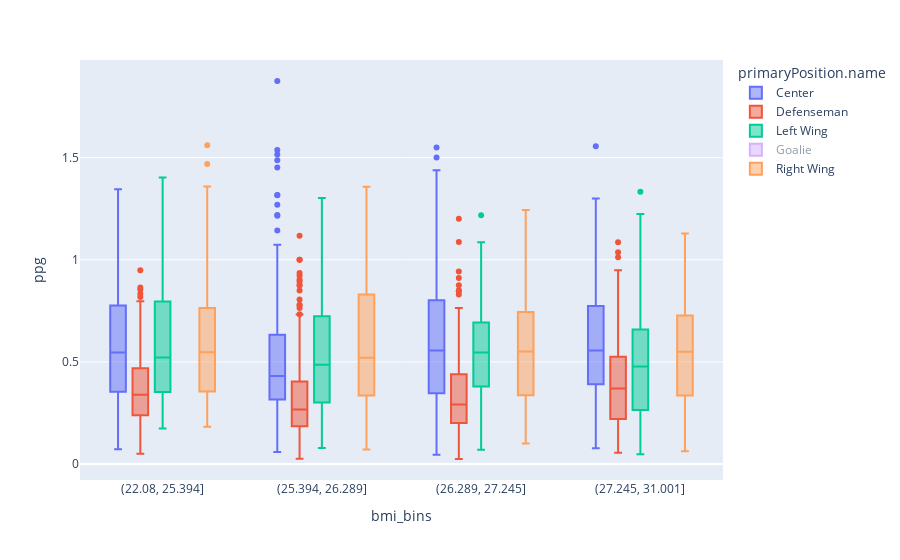

Here is the notebook cell this chart was saved with:
### Code cell
df_20 = df_20.sort_values(by=['bmi_bins'])
px.box(df_20, x='bmi_bins', y='ppg', color='primaryPosition.name')

### Figure 1 — Plotly figure (JSON) as saved in the notebook; plotly's stock layout.template omitted (floating-point values rounded to 4 significant figures; data arrays with more than 128 entries replaced by an {"elided": "..."} marker saying what was removed)
{"data": [{"alignmentgroup": "True", "hovertemplate": "primaryPosition.name=Center<br>bmi_bins=%{x}<br>ppg=%{y}<extra></extra>", "legendgroup": "Center", "marker": {"color": "#636efa"}, "name": "Center", "notched": false, "offsetgroup": "Center", "orientation": "v", "showlegend": true, "type": "box", "x": {"elided": "1132 str values"}, "x0": " ", "xaxis": "x", "y": {"elided": "1132 float values"}, "y0": " ", "yaxis": "y"}, {"alignmentgroup": "True", "hovertemplate": "primaryPosition.name=Defenseman<br>bmi_bins=%{x}<br>ppg=%{y}<extra></extra>", "legendgroup": "Defenseman", "marker": {"color": "#EF553B"}, "name": "Defenseman", "notched": false, "offsetgroup": "Defenseman", "orientation": "v", "showlegend": true, "type": "box", "visible": true, "x": {"elided": "1265 str values"}, "x0": " ", "xaxis": "x", "y": {"elided": "1265 float values"}, "y0": " ", "yaxis": "y"}, {"alignmentgroup": "True", "hovertemplate": "primaryPosition.name=Left Wing<br>bmi_bins=%{x}<br>ppg=%{y}<extra></extra>", "legendgroup": "Left Wing", "marker": {"color": "#00cc96"}, "name": "Left Wing", "notched": false, "offsetgroup": "Left Wing", "orientation": "v", "showlegend": true, "type": "box", "x": {"elided": "662 str values"}, "x0": " ", "xaxis": "x", "y": {"elided": "662 float values"}, "y0": " ", "yaxis": "y"}, {"alignmentgroup": "True", "hovertemplate": "primaryPosition.name=Goalie<br>bmi_bins=%{x}<br>ppg=%{y}<extra></extra>", "legendgroup": "Goalie", "marker": {"color": "#ab63fa"}, "name": "Goalie", "notched": false, "offsetgroup": "Goalie", "orientation": "v", "showlegend": true, "type": "box", "visible": "legendonly", "x": {"elided": "288 str values"}, "x0": " ", "xaxis": "x", "y": {"elided": "288 null values"}, "y0": " ", "yaxis": "y"}, {"alignmentgroup": "True", "hovertemplate": "primaryPosition.name=Right Wing<br>bmi_bins=%{x}<br>ppg=%{y}<extra></extra>", "legendgroup": "Right Wing", "marker": {"color": "#FFA15A"}, "name": "Right Wing", "notched": false, "offsetgroup": "Right Wing", "orientation": "v", "showlegend": true, "type": "box", "x": {"elided": "548 str values"}, "x0": " ", "xaxis": "x", "y": {"elided": "548 float values"}, "y0": " ", "yaxis": "y"}], "layout": {"autosize": true, "boxmode": "group", "legend": {"title": {"text": "primaryPosition.name"}, "tracegroupgap": 0}, "margin": {"t": 60}, "xaxis": {"anchor": "y", "autorange": true, "domain": [0, 1], "range": [-0.5147, 3.515], "title": {"text": "bmi_bins"}, "type": "category"}, "yaxis": {"anchor": "x", "autorange": true, "domain": [0, 1], "range": [-0.07842, 1.978], "title": {"text": "ppg"}, "type": "linear"}}}
